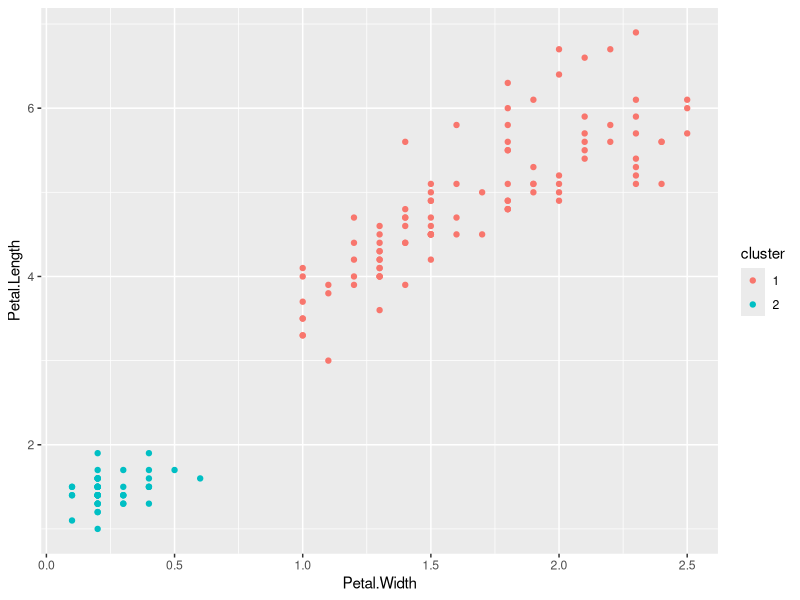
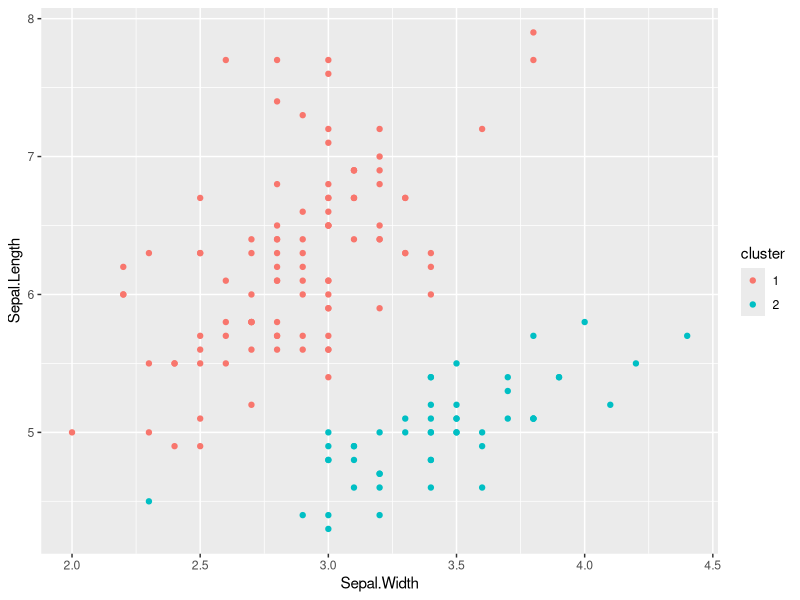
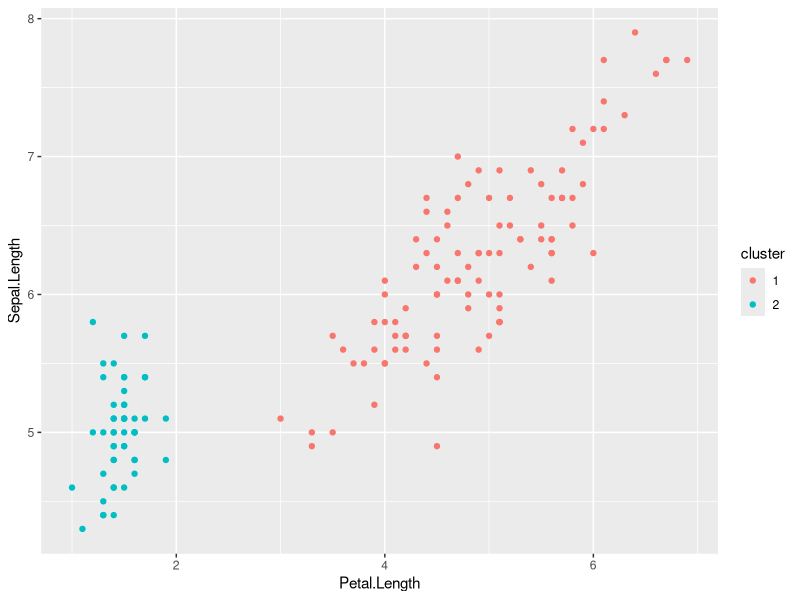
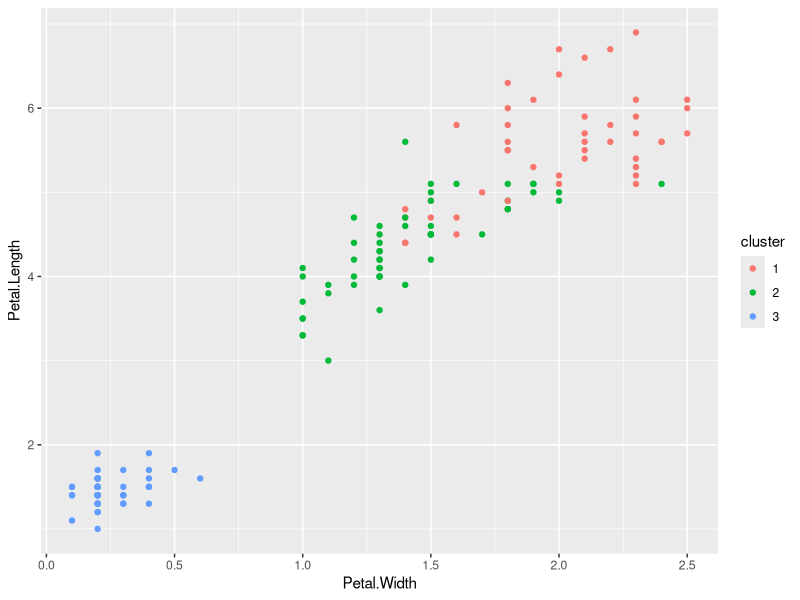
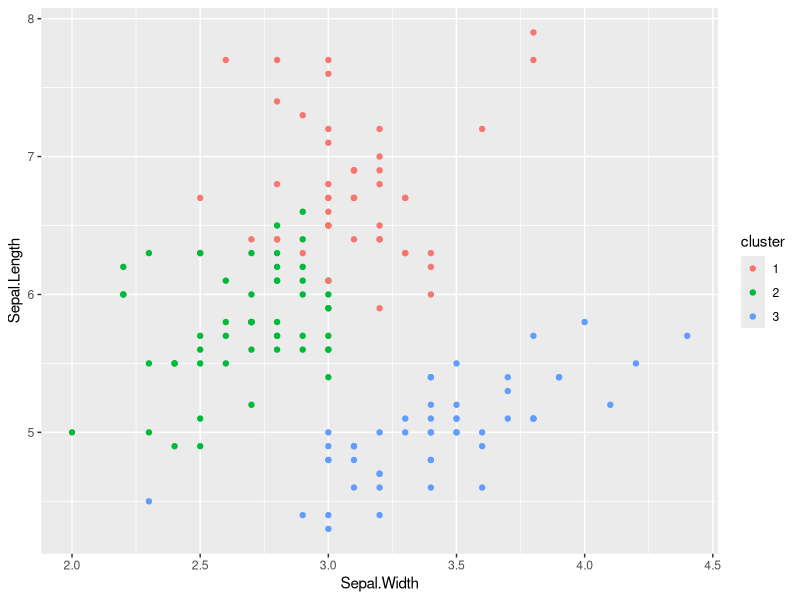
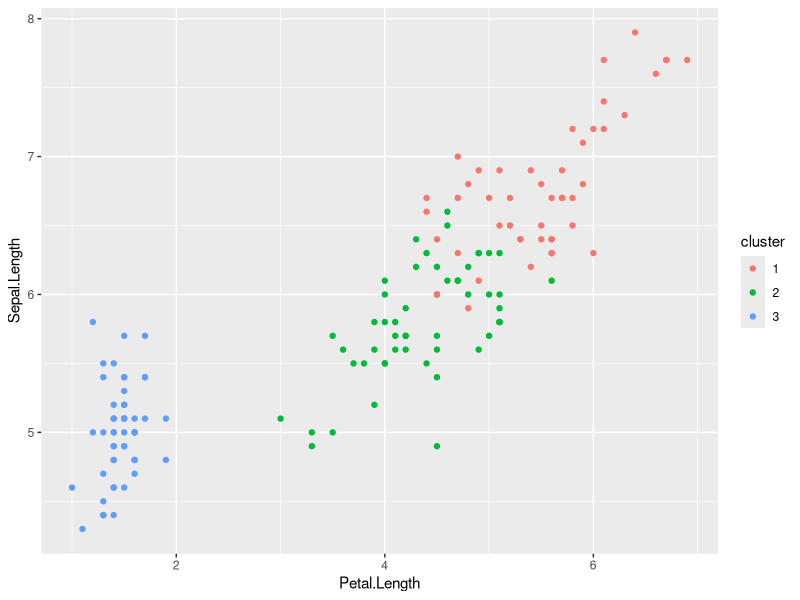
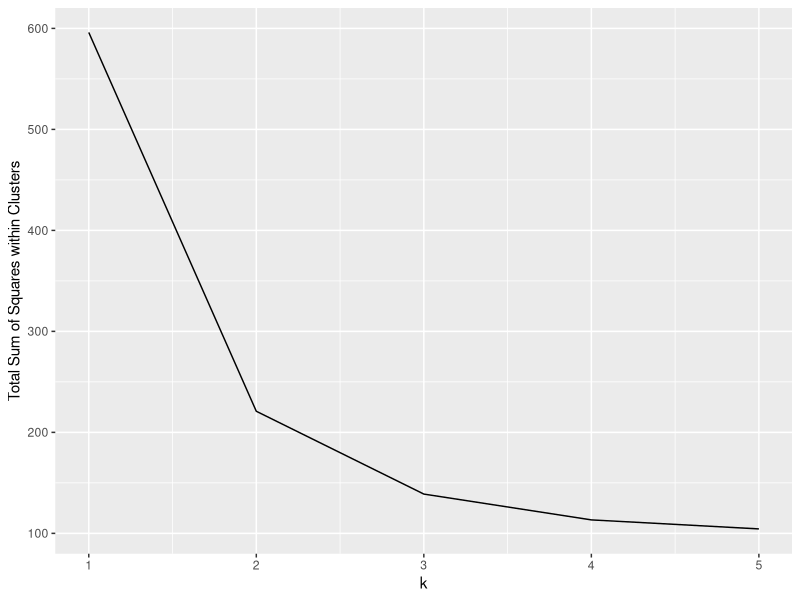

These charts were generated, in order, by the following R code:
library(tidyverse)
library(stats) # for kmeans
library(caret) # for normalizer

# load the data
iris

# convert to a tibble
iris.tibble <- as_tibble(iris)
iris.tibble

# what do our data distributions look like for the measurement variables?
apply(iris.tibble %>% select(-Species), 2, mean)
apply(iris.tibble %>% select(-Species), 2, sd)

# pull out just the numeric variables to run our k-means algo against
iris.numeric <- iris.tibble %>%
  select(Sepal.Length, Sepal.Width, Petal.Length, Petal.Width)

# normalize the numeric data
# (we could probably skip this as the variables are of similar scale)
normalizer <- preProcess(iris.numeric,
                         method = c("center", "scale"))

iris.normalized <- predict(normalizer, iris.numeric)

# what did this normalization accomplish?
apply(iris.normalized, 2, mean)
apply(iris.normalized, 2, sd)

# try running k-means on the normalized numeric data
# (should be OK as our numeric variables are all of similar scale)
set.seed(12345)
km.2 <- kmeans(iris.normalized, 2)

# look at a summary of the results
km.2

# what are the centers of each cluster that our k-means algo has found?
km.2$centers

# what cluster does it put the first few data points in?
head(km.2$cluster)

# add the cluster info to our dataframe
# (as a factor so ggplot will know what to do with it)
iris.numeric$cluster <- as.factor(km.2$cluster)

# visualize the clusters against Petal Size
ggplot(data=iris.numeric) +
  geom_point(mapping = aes(x=Petal.Width, y=Petal.Length, col=cluster))

# visualize the clusters against Sepal Size
ggplot(data=iris.numeric) +
  geom_point(mapping = aes(x=Sepal.Width, y=Sepal.Length, col=cluster))

# Sepal Length vs Petal Length visualization
ggplot(data=iris.numeric) +
  geom_point(mapping = aes(x=Petal.Length, y=Sepal.Length, col=cluster))

# try again, with 3 clusters
set.seed(12345)
km.3 <- kmeans(iris.normalized, 3)

# look at a summary of the results
km.3

# what are the centers of each cluster that our k-means algo has found?
km.3$centers

# what cluster does it put the first few data points in?
head(km.3$cluster)

# add the cluster info to our dataframe
# (as a factor so ggplot will know what to do with it)
iris.numeric$cluster <- as.factor(km.3$cluster)

# visualize the clusters against Petal Size
ggplot(data=iris.numeric) +
  geom_point(mapping = aes(x=Petal.Width, y=Petal.Length, col=cluster))

# visualize the clusters against Sepal Size
ggplot(data=iris.numeric) +
  geom_point(mapping = aes(x=Sepal.Width, y=Sepal.Length, col=cluster))

# Sepal Length vs Petal Length visualization
ggplot(data=iris.numeric) +
  geom_point(mapping = aes(x=Petal.Length, y=Sepal.Length, col=cluster))

# how well do the clusters it has found line up with the actual Species labels?
# (this wasn't explicitly our goal though, as we didn't use the Species labels for clustering)
table(km.3$cluster, iris.tibble$Species)


# compare Sum of Squares for k=2, k=3
km.2$betweenss
km.2$tot.withinss
km.3$betweenss
km.3$tot.withinss

km.2$betweenss + km.2$tot.withinss
km.3$betweenss + km.3$tot.withinss


# try a few different values of k
# measure the 'goodness of fit' for each
k.vals <- c(1,2,3,4,5)
k.tot.withinss <- c()
for (k.val in k.vals) {
  km.k <- kmeans(iris.normalized, k.val)
  current.tot.withinss <- km.k$tot.withinss
  k.tot.withinss <- c(k.tot.withinss, current.tot.withinss)
}

# plot SS within clusters vs k
ggplot() +
  geom_line(mapping = aes(x=k.vals, y=k.tot.withinss)) + 
  xlab("k") + ylab("Total Sum of Squares within Clusters")

